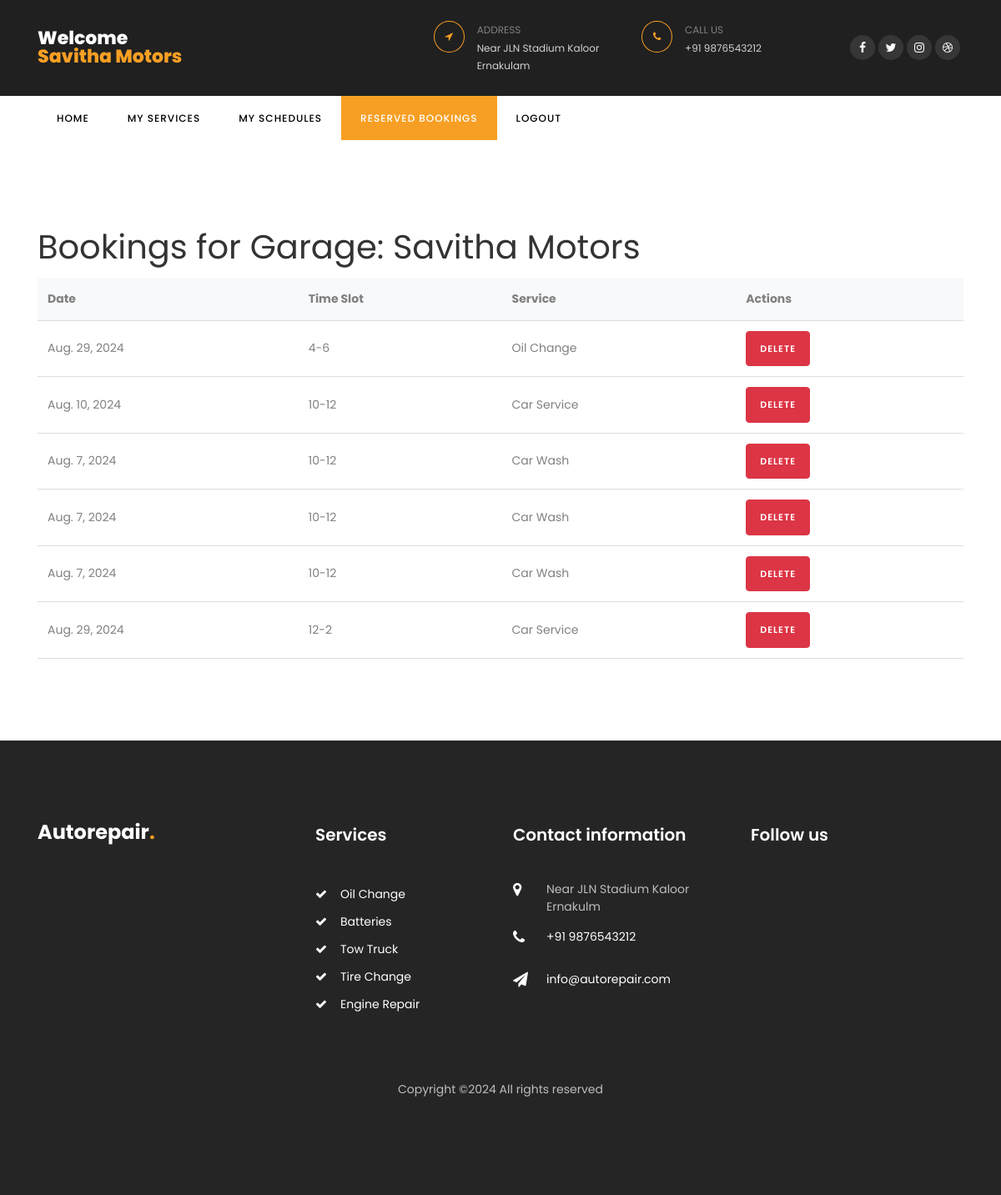
The app's page /reserved_bookings/9/ (signed in), older data.
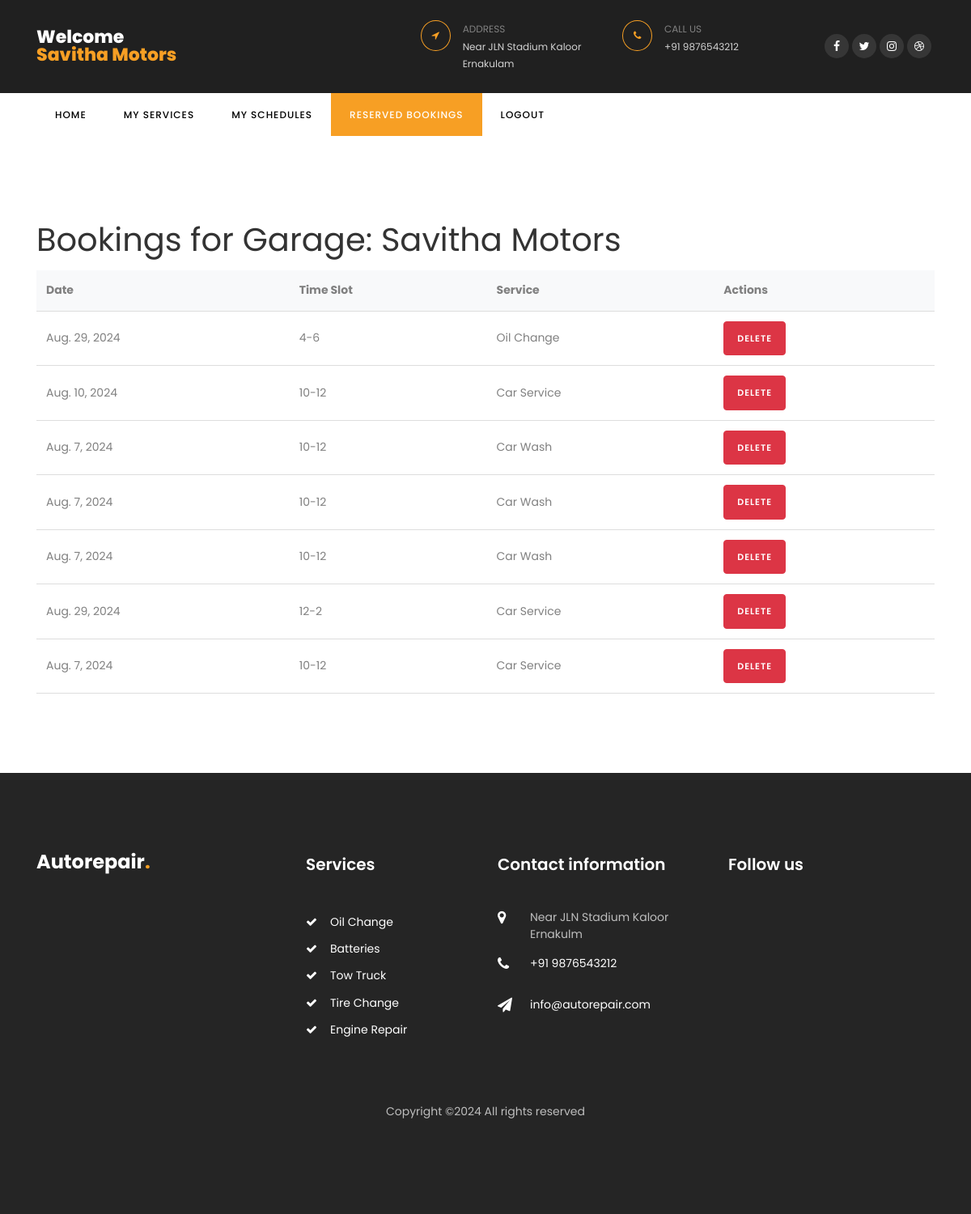
The same page, newer data.
### car/models.py (models this page shows, shortened)
class User(AbstractBaseUser, PermissionsMixin):
    username = models.CharField(max_length=150, unique=True)
    email = models.EmailField(unique=True)
    phone = models.CharField(max_length=12)
    role = models.CharField(max_length=50, blank=True, null=True)
    is_staff = models.BooleanField(default=False)
    is_active = models.BooleanField(default=True)
    groups = models.ManyToManyField(Group, related_name='custom_user_groups')
    user_permissions = models.ManyToManyField(Permission, related_name='custom_user_permissions')
    objects = CustomUserManager()
    USERNAME_FIELD = 'email'
    REQUIRED_FIELDS = ['username']

class Booking(models.Model):
    garage_id = models.IntegerField()  # Assuming you store garage as an integer reference
    date = models.DateField()
    slot = models.CharField(max_length=30)
    service = models.ForeignKey(GarageService, on_delete=models.CASCADE)

class GarageService(models.Model):
    garage = models.ForeignKey(Garage, on_delete=models.CASCADE, related_name='services')
    service_name = models.CharField(max_length=255)
    price = models.DecimalField(max_digits=10, decimal_places=2)
    max_per_slot = models.PositiveIntegerField()

### car/views.py (the view)
# urls.py: path('reserved_bookings/<int:garage_id>/', views.reserved_bookings, name='reserved_bookings'),
@login_required
def reserved_bookings(request, garage_id):
    garage = get_object_or_404(Garage, id=garage_id)
    bookings = Booking.objects.filter(garage_id=garage_id)
    context = {
        'bookings': bookings,
        'garage': garage,
    }
    return render(request, 'reserved_bookings.html', context)

### templates/reserved_bookings.html (shortened to what this page needs)
{% load static %}
<!DOCTYPE html>
<html lang="en">
  <head>
    <link rel="stylesheet" href="https://stackpath.bootstrapcdn.com/font-awesome/4.7.0/css/font-awesome.min.css">
    <link rel="stylesheet" href="{% static 'css/animate.css' %}">
    <link rel="stylesheet" href="{% static 'css/owl.carousel.min.css' %}">
    <link rel="stylesheet" href="{% static 'css/owl.theme.default.min.css' %}">
    <link rel="stylesheet" href="{% static 'css/magnific-popup.css' %}">
    <link rel="stylesheet" href="{% static 'css/bootstrap-datepicker.css' %}">
    <link rel="stylesheet" href="{% static 'css/jquery.timepicker.css' %}">
    <link rel="stylesheet" href="{% static 'css/flaticon.css' %}">
    <link rel="stylesheet" href="{% static 'css/style.css' %}">
  </head>
  <body>
		<div class="wrap">
	    <div class="container">
				<div class="row justify-content-between">
					<div class="col-md-3 d-flex align-items-center">
						<a class="navbar-brand" href="/">Welcome<br><span>{{ user.username }}</span></a>
					</div>
					<div class="col-md-7">
						<div class="row">
							<div class="col">
								<div class="top-wrap d-flex">
									<div class="icon d-flex align-items-center justify-content-center"><span class="fa fa-location-arrow"></span></div>
									<div class="text"><span>Address</span><span>Near JLN Stadium Kaloor Ernakulam</span></div>
								</div>
							</div>
							<div class="col">
								<div class="top-wrap d-flex">
									<div class="icon d-flex align-items-center justify-content-center"><span class="fa fa-phone"></span></div>
									<div class="text"><span>Call us</span><span>+91 9876543212</span></div>
								</div>
							</div>
							<div class="col-md-3 d-flex justify-content-end align-items-center">
								<div class="social-media">
					    		<p class="mb-0 d-flex">
					    			<a href="#" class="d-flex align-items-center justify-content-center"><span class="fa fa-facebook"><i class="sr-only">Facebook</i></span></a>
					    			<a href="#" class="d-flex align-items-center justify-content-center"><span class="fa fa-twitter"><i class="sr-only">Twitter</i></span></a>
					    			<a href="#" class="d-flex align-items-center justify-content-center"><span class="fa fa-instagram"><i class="sr-only">Instagram</i></span></a>
					    			<a href="#" class="d-flex align-items-center justify-content-center"><span class="fa fa-dribbble"><i class="sr-only">Dribbble</i></span></a>
					    		</p>
				        </div>
							</div>
						</div>
					</div>
				</div>
			</div>
		</div>
		<nav class="navbar navbar-expand-lg navbar-dark ftco_navbar bg-dark ftco-navbar-light" id="ftco-navbar">
	    <div class="container">
	      <div class="collapse navbar-collapse" id="ftco-nav">
	        <ul class="navbar-nav mr-auto">
	        	<li class="nav-item"><a href="{% url 'garage_index' %}" class="nav-link">Home</a></li>
	        	<li class="nav-item"><a href="{% url 'garage_services' %}" class="nav-link">My Services</a></li>
                <li class="nav-item"><a href="{% url 'my_schedules' %}" class="nav-link">My Schedules</a></li>
                <li class="nav-item active"><a href="{% url 'reserved_bookings' garage_id=garage.id %}" class="nav-link">Reserved Bookings</a></li>
                <li class="nav-item"><a href="/" class="nav-link">Logout</a></li>
	        </ul>
	      </div>
	    </div>
	  </nav>
    <section class="ftco-section">
        <div class="container">
          <h1>Bookings for Garage: {{ user.username }}</h1>
          <div class="table-container">
            <table>
              <thead>
                <tr>
                  <th>Date</th>
                  <th>Time Slot</th>
                  <th>Service</th>
                  <th>Actions</th>
                </tr>
              </thead>
              <tbody>
                {% for booking in bookings %}
                <tr>
                  <td>{{ booking.date }}</td>
                  <td>{{ booking.slot }}</td>
                  <td>{{ booking.service.service_name }}</td>
                  <td>
                    <form method="post" action="{% url 'delete_booking' booking.id %}" style="display:inline;">
                      <button type="submit" class="btn btn-danger" onclick="return confirm('Are you sure you want to delete this booking?');">Delete</button>
                    </form>
                  </td>
                </tr>
                {% empty %}
                <tr>
                  <td colspan="4">No bookings available</td>
                </tr>
                {% endfor %}
              </tbody>
            </table>
          </div>
        </div>
      </section>
    <footer class="footer ftco-section">
      <div class="container">
        <div class="row mb-5">
          <div class="col-md-6 col-lg">
            <div class="ftco-footer-widget mb-4">
              <h2 class="logo"><a href="/">Autorepair<span>.</span></a></h2>
            </div>
          </div>
          <div class="col-md-6 col-lg">
            <div class="ftco-footer-widget mb-4 ml-md-5">
              <h2 class="ftco-heading-2">Services</h2>
              <ul class="list-unstyled">
                <li><a href="#" class="py-1 d-block"><span class="fa fa-check mr-3"></span>Oil Change</a></li>
                <li><a href="#" class="py-1 d-block"><span class="fa fa-check mr-3"></span>Batteries</a></li>
                <li><a href="#" class="py-1 d-block"><span class="fa fa-check mr-3"></span>Tow Truck</a></li>
                <li><a href="#" class="py-1 d-block"><span class="fa fa-check mr-3"></span>Tire Change</a></li>
                <li><a href="#" class="py-1 d-block"><span class="fa fa-check mr-3"></span>Engine Repair</a></li>
              </ul>
            </div>
          </div>
          <div class="col-md-6 col-lg">
            <div class="ftco-footer-widget mb-4">
            	<h2 class="ftco-heading-2">Contact information</h2>
            	<div class="block-23 mb-3">
	              <ul>
	                <li><span class="icon fa fa-map-marker"></span><span class="text">Near JLN Stadium Kaloor Ernakulm</span></li>
	                <li><a href="#"><span class="icon fa fa-phone"></span><span class="text">+91 9876543212</span></a></li>
	                <li><a href="#"><span class="icon fa fa-paper-plane"></span><span class="text">info@autorepair.com</span></a></li>
	              </ul>
	            </div>
            </div>
          </div>
          <div class="col-md-6 col-lg">
             <div class="ftco-footer-widget mb-4">
              <h2 class="ftco-heading-2">Follow us</h2>
              <div class="opening-hours">
				<p class="mb-0 d-flex">
					<ul class="ftco-footer-social list-unstyled float-md-left float-lft mt-4">
					</ul>
				</p>
              </div>
            </div>
          </div>
        </div>
        <div class="row">
          <div class="col-md-12 text-center">
            <p>
  Copyright &copy;<script>document.write(new Date().getFullYear());</script> All rights reserved
  </p>
          </div>
        </div>
      </div>
    </footer>
  </body>
</html>

### templates/reserved_bookings.html (style rules this page uses)
table { width: 100%; border-collapse: collapse; animation: fadeIn 1s ease-out; }
thead { background-color: #f8f9fa; }
th, td { padding: 12px; text-align: left; border-bottom: 1px solid #ddd; transition: background-color 0.3s ease, transform 0.3s ease; }
.table-container { overflow-x: auto; }

Row changes from the older to the newer data that the page shows:
added Booking: date "Aug. 7, 2024", slot "10-12", service.service_name "Car Service"
